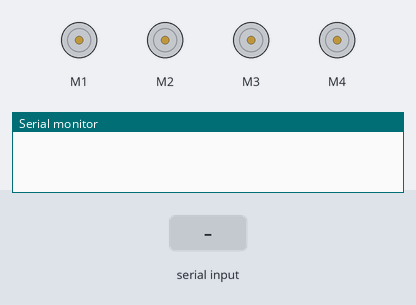
Bench run of a sketch on a simulated Arduino Uno, built with avr-gcc and run on an emulated ATmega328P. Parts: 4 × DC motor (green arrow = forward, orange = backward, longer = faster), the last lines printed to the serial monitor. The inputs (shaded band) are chosen by the test bench.

Above: at 1.2 s.
1.3 s: "<U>" received over Serial
At 1.8 s:
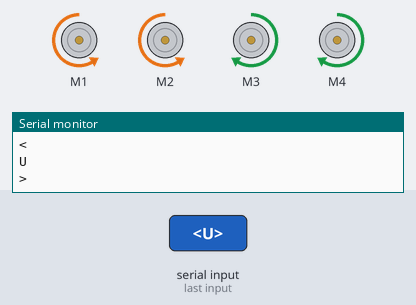
2.8 s: byte 45 ('-') received over Serial
At 4.0 s:
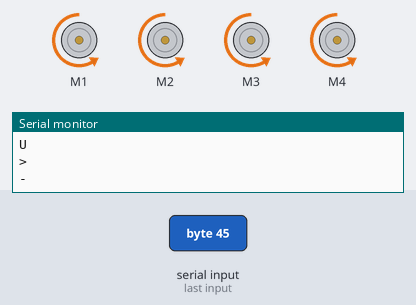
4.3 s: "<D>" received over Serial
At 5.3 s:
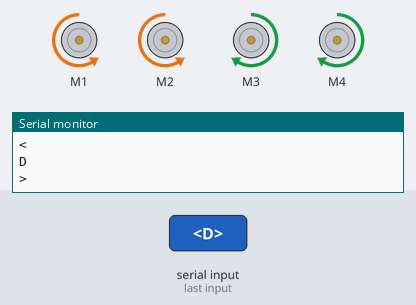
5.8 s: byte 83 ('S') received over Serial
At 6.4 s:
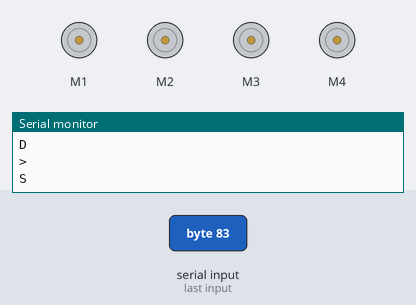
7.3 s: byte 94 ('^') received over Serial
At 8.7 s:
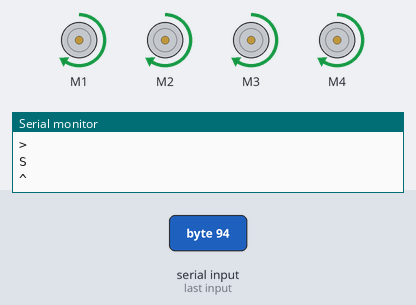
Timing chart, 0 to 10.3 s (numbered marks = the images above; inputs shaded):
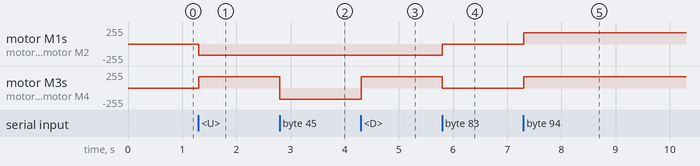

Measured:
- after the input at 1.3 s, motor M1, motor M2: stopped → backward 170/255 at once; motor M3, motor M4: stopped → forward 170/255 at once
- after the input at 2.8 s, motor M3, motor M4: forward 170/255 → backward 170/255 at once
- after the input at 4.3 s, motor M3, motor M4: backward 170/255 → forward 170/255 at once
- after the input at 5.8 s, motor M1, motor M2: backward 170/255 → stopped at once; motor M3, motor M4: forward 170/255 → stopped at once
- after the input at 7.3 s, motor M1–4: stopped → forward 170/255 at once

The sketch:

vacuum_cleaner.ino
```cpp
#include <AFMotor.h>
#define motor 10
#define Speed 170
char value;
int Left;
int Right;
AF_DCMotor M1(1);
AF_DCMotor M2(2);
AF_DCMotor M3(3);
AF_DCMotor M4(4);
void setup() {
Serial.begin(9600);
M1.setSpeed(Speed);
M2.setSpeed(Speed);
M3.setSpeed(Speed);
M4.setSpeed(Speed);
}
void loop() {
Bluetoothcontrol();
voicecontrol();
}
void Bluetoothcontrol() {
if (Serial.available() > 0) {
value = Serial.read();
Serial.println(value);
}
if (value == 'U') {
forward();
} else if (value == 'D') {
backward();
} else if (value == 'L') {
left();
} else if (value == 'R') {
right();
} else if (value == 'S') {
Stop();
}
}
void voicecontrol() {
if (Serial.available() > 0) {
value = Serial.read();
Serial.println(value);
if (value == '^') {
forward();
} else if (value == '-') {
backward();
} else if (value == '<') {
left();
} else if (value == '>') {
right();
} else if (value == '*') {
Stop();
}
}
}
void forward() {
M1.run(FORWARD);
M2.run(FORWARD);
M3.run(FORWARD);
M4.run(FORWARD);
}
void backward() {
M1.run(BACKWARD);
M2.run(BACKWARD);
M3.run(BACKWARD);
M4.run(BACKWARD);
}
void right() {
M1.run(BACKWARD);
M2.run(BACKWARD);
M3.run(FORWARD);
M4.run(FORWARD);
}
void left() {
M1.run(FORWARD);
M2.run(FORWARD);
M3.run(BACKWARD);
M4.run(BACKWARD);
}
void Stop() {
M1.run(RELEASE);
M2.run(RELEASE);
M3.run(RELEASE);
M4.run(RELEASE);
} 
```
